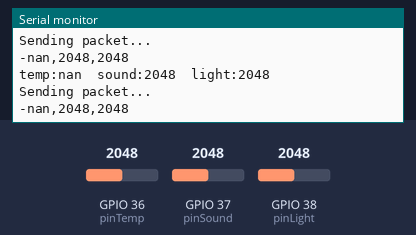
The sketch below on a simulated ESP32. Parts: the last lines printed to the serial monitor. Inputs (shaded band) come from the test bench; at power-on: GPIO 37 (pinSound) = 2048, GPIO 36 (pinTemp) = 2048, GPIO 38 (pinLight) = 2048.

Above: at 11.7 s.
11.8 s: GPIO 37 (pinSound) set to 105
At 11.87 s:
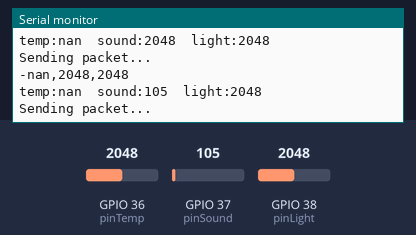
13.3 s: GPIO 37 (pinSound) set to 94
At 13.38 s:
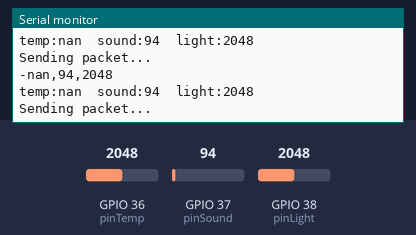
Timing chart, 0 to 15.8 s (numbered marks = the images above; inputs shaded):
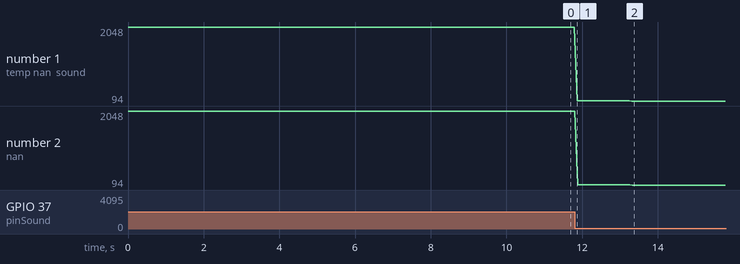

The sketch:

SensorsReadUDPSend.ino
```cpp
/*

  Based on IoTKit Client

  Written 2014 by Adrian McEwen, modified by George Profenza

  This code is in the public domain

*/
#include <SPI.h>
#include <WiFi.h>
#include <WiFiUdp.h>
//setup sensor pins
const int pinTemp  = A0;
const int pinSound = A1;
const int pinLight = A2;
//setup values
int loudness = 0;
int light = 0;
float temperature;
int B=3975;                  // B value of the thermistor
float resistance;

const int PACKET_BUFFER_SIZE = 255;
char packetBuffer[PACKET_BUFFER_SIZE]; //buffer to hold incoming and outgoing packets
WiFiUDP Udp;//UDP socket

void setup()  {
  Serial.begin(9600);
  while (!Serial) ; // wait for serial
  Udp.begin(1234);//listen to UDP port
}

void loop(){
  int val = analogRead(pinTemp);                               // get analog value
  loudness = analogRead(pinSound);
  light    = analogRead(pinLight);

  resistance=(float)(1023-val)*10000/val;                      // get resistance
  temperature=1/(log(resistance/10000)/B+1/298.15)-273.15;     // calc temperature

  Serial.print("temp:");
  Serial.print(temperature);
  Serial.print("\tsound:");
  Serial.print(loudness);
  Serial.print("\tlight:");
  Serial.println(light);

  sprintf(packetBuffer, "%f,%i,%i\n", temperature,loudness,light);
  sendPacket(packetBuffer);

  delay(40);//25 updates per second
}
unsigned long sendPacket(char* aPacket)
{
  IPAddress agent(127,0,0,1);
  Udp.beginPacket(agent, 12345);

  Serial.println("Sending packet...");
  Serial.println(aPacket);
  Udp.write((byte*)aPacket, strlen(aPacket));
  Udp.endPacket();
}
```

Measured:
- after the input at 11.8 s, the serial monitor: prints a new line after 0.07 s (image 1)
- after the input at 13.3 s, the serial monitor: prints a new line at once (image 2)
- plotted number 1: 2048 → 105 after the input at 11.8 s, 105 → 94 after the input at 13.3 s
- plotted number 2: 2048 → 105 after the input at 11.8 s, 105 → 94 after the input at 13.3 s
